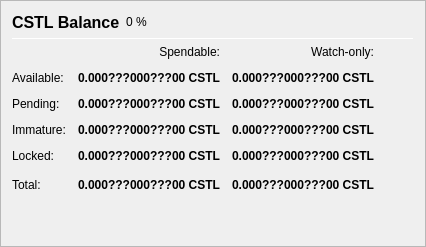
                   <widget class="QFrame" name="frame_Balances">
                    <property name="frameShape">
                     <enum>QFrame::StyledPanel</enum>
                    </property>
                    <property name="frameShadow">
                     <enum>QFrame::Raised</enum>
                    </property>
                    <layout class="QVBoxLayout" name="verticalLayout_4">
                     <item>
                      <layout class="QHBoxLayout" name="horizontalLayout_4">
                       <item>
                        <widget class="QLabel" name="label_5">
                         <property name="minimumSize">
                          <size>
                           <width>0</width>
                           <height>20</height>
                          </size>
                         </property>
                         <property name="font">
                          <font>
                           <pointsize>12</pointsize>
                           <weight>75</weight>
                           <bold>true</bold>
                          </font>
                         </property>
                         <property name="text">
                          <string>CSTL Balance</string>
                         </property>
                        </widget>
                       </item>
                       <item>
                        <widget class="QLabel" name="labelCSTLPercent">
                         <property name="text">
                          <string notr="true">0 %</string>
                         </property>
                        </widget>
                       </item>
                       <item>
                        <spacer name="horizontalSpacer_3">
                         <property name="orientation">
                          <enum>Qt::Horizontal</enum>
                         </property>
                         <property name="sizeHint" stdset="0">
                          <size>
                           <width>40</width>
                           <height>20</height>
                          </size>
                         </property>
                        </spacer>
                       </item>
                      </layout>
                     </item>
                     <item>
                      <widget class="Line" name="line_Balance">
                       <property name="minimumSize">
                        <size>
                         <width>0</width>
                         <height>1</height>
                        </size>
                       </property>
                       <property name="maximumSize">
                        <size>
                         <width>16777215</width>
                         <height>1</height>
                        </size>
                       </property>
                       <property name="orientation">
                        <enum>Qt::Horizontal</enum>
                       </property>
                      </widget>
                     </item>
                     <item>
                      <layout class="QGridLayout" name="gridLayout">
                       <property name="spacing">
                        <number>12</number>
                       </property>
                       <item row="0" column="1">
                        <widget class="QLabel" name="labelSpendable">
                         <property name="text">
                          <string>Spendable:</string>
                         </property>
                         <property name="alignment">
                          <set>Qt::AlignRight|Qt::AlignTrailing|Qt::AlignVCenter</set>
                         </property>
                        </widget>
                       </item>
                       <item row="0" column="2">
                        <widget class="QLabel" name="labelWatchonly">
                         <property name="text">
                          <string>Watch-only:</string>
                         </property>
                         <property name="alignment">
                          <set>Qt::AlignRight|Qt::AlignTrailing|Qt::AlignVCenter</set>
                         </property>
                        </widget>
                       </item>
                       <item row="1" column="0">
                        <widget class="QLabel" name="labelBalanceText">
                         <property name="text">
                          <string>Available:</string>
                         </property>
                        </widget>
                       </item>
                       <item row="1" column="1">
                        <widget class="QLabel" name="labelBalance">
                         <property name="font">
                          <font>
                           <weight>75</weight>
                           <bold>true</bold>
                          </font>
                         </property>
                         <property name="cursor">
                          <cursorShape>IBeamCursor</cursorShape>
                         </property>
                         <property name="toolTip">
                          <string>Your current spendable balance</string>
                         </property>
                         <property name="text">
                          <string notr="true">0.000???000???00 CSTL</string>
                         </property>
                         <property name="alignment">
                          <set>Qt::AlignRight|Qt::AlignTrailing|Qt::AlignVCenter</set>
                         </property>
                         <property name="textInteractionFlags">
                          <set>Qt::LinksAccessibleByMouse|Qt::TextSelectableByKeyboard|Qt::TextSelectableByMouse</set>
                         </property>
                        </widget>
                       </item>
                       <item row="1" column="2">
                        <widget class="QLabel" name="labelWatchAvailable">
                         <property name="font">
                          <font>
                           <weight>75</weight>
                           <bold>true</bold>
                          </font>
                         </property>
                         <property name="cursor">
                          <cursorShape>IBeamCursor</cursorShape>
                         </property>
                         <property name="toolTip">
                          <string>Your current balance in watch-only addresses</string>
                         </property>
                         <property name="text">
                          <string notr="true">0.000???000???00 CSTL</string>
                         </property>
                         <property name="alignment">
                          <set>Qt::AlignRight|Qt::AlignTrailing|Qt::AlignVCenter</set>
                         </property>
                         <property name="textInteractionFlags">
                          <set>Qt::LinksAccessibleByMouse|Qt::TextSelectableByKeyboard|Qt::TextSelectableByMouse</set>
                         </property>
                        </widget>
                       </item>
                       <item row="2" column="0">
                        <widget class="QLabel" name="labelPendingText">
                         <property name="text">
                          <string>Pending:</string>
                         </property>
                        </widget>
                       </item>
                       <item row="2" column="1">
                        <widget class="QLabel" name="labelUnconfirmed">
                         <property name="font">
                          <font>
                           <weight>75</weight>
                           <bold>true</bold>
                          </font>
                         </property>
                         <property name="cursor">
                          <cursorShape>IBeamCursor</cursorShape>
                         </property>
                         <property name="toolTip">
                          <string>Total of transactions that have yet to be confirmed, and do not yet count toward the spendable balance</string>
                         </property>
                         <property name="text">
                          <string notr="true">0.000???000???00 CSTL</string>
                         </property>
                         <property name="alignment">
                          <set>Qt::AlignRight|Qt::AlignTrailing|Qt::AlignVCenter</set>
                         </property>
                         <property name="textInteractionFlags">
                          <set>Qt::LinksAccessibleByMouse|Qt::TextSelectableByKeyboard|Qt::TextSelectableByMouse</set>
                         </property>
                        </widget>
                       </item>
                       <item row="2" column="2">
                        <widget class="QLabel" name="labelWatchPending">
                         <property name="font">
                          <font>
                           <weight>75</weight>
                           <bold>true</bold>
                          </font>
                         </property>
                         <property name="cursor">
                          <cursorShape>IBeamCursor</cursorShape>
                         </property>
                         <property name="toolTip">
                          <string>Unconfirmed transactions to watch-only addresses</string>
                         </property>
                         <property name="text">
                          <string notr="true">0.000???000???00 CSTL</string>
                         </property>
                         <property name="alignment">
                          <set>Qt::AlignRight|Qt::AlignTrailing|Qt::AlignVCenter</set>
                         </property>
                         <property name="textInteractionFlags">
                          <set>Qt::LinksAccessibleByMouse|Qt::TextSelectableByKeyboard|Qt::TextSelectableByMouse</set>
                         </property>
                        </widget>
                       </item>
                       <item row="3" column="0">
                        <widget class="QLabel" name="labelImmatureText">
                         <property name="text">
                          <string>Immature:</string>
                         </property>
                        </widget>
                       </item>
                       <item row="3" column="1">
                        <widget class="QLabel" name="labelImmature">
                         <property name="font">
                          <font>
                           <weight>75</weight>
                           <bold>true</bold>
                          </font>
                         </property>
                         <property name="cursor">
                          <cursorShape>IBeamCursor</cursorShape>
                         </property>
                         <property name="toolTip">
                          <string>Staked or masternode rewards that has not yet matured</string>
                         </property>
                         <property name="text">
                          <string notr="true">0.000???000???00 CSTL</string>
                         </property>
                         <property name="alignment">
                          <set>Qt::AlignRight|Qt::AlignTrailing|Qt::AlignVCenter</set>
                         </property>
                         <property name="textInteractionFlags">
                          <set>Qt::LinksAccessibleByMouse|Qt::TextSelectableByKeyboard|Qt::TextSelectableByMouse</set>
                         </property>
                        </widget>
                       </item>
                       <item row="3" column="2">
                        <widget class="QLabel" name="labelWatchImmature">
                         <property name="font">
                          <font>
                           <weight>75</weight>
                           <bold>true</bold>
                          </font>
                         </property>
                         <property name="cursor">
                          <cursorShape>IBeamCursor</cursorShape>
                         </property>
                         <property name="toolTip">
                          <string>Staked or masternode rewards in watch-only addresses that has not yet matured</string>
                         </property>
                         <property name="text">
                          <string notr="true">0.000???000???00 CSTL</string>
                         </property>
                         <property name="alignment">
                          <set>Qt::AlignRight|Qt::AlignTrailing|Qt::AlignVCenter</set>
                         </property>
                         <property name="textInteractionFlags">
                          <set>Qt::LinksAccessibleByMouse|Qt::TextSelectableByKeyboard|Qt::TextSelectableByMouse</set>
                         </property>
                        </widget>
                       </item>
                       <item row="4" column="0">
                        <widget class="QLabel" name="labelLockedBalanceText">
                         <property name="toolTip">
                          <string>Locked CSTL or Masternode collaterals. These are excluded from zCSTL minting.</string>
                         </property>
                         <property name="text">
                          <string>Locked:</string>
                         </property>
                        </widget>
                       </item>
                       <item row="4" column="1">
                        <widget class="QLabel" name="labelLockedBalance">
                         <property name="font">
                          <font>
                           <weight>75</weight>
                           <bold>true</bold>
                          </font>
                         </property>
                         <property name="cursor">
                          <cursorShape>IBeamCursor</cursorShape>
                         </property>
                         <property name="toolTip">
                          <string>Locked CSTL or Masternode collaterals. These are excluded from zCSTL minting.</string>
                         </property>
                         <property name="text">
                          <string notr="true">0.000???000???00 CSTL</string>
                         </property>
                         <property name="alignment">
                          <set>Qt::AlignRight|Qt::AlignTrailing|Qt::AlignVCenter</set>
                         </property>
                         <property name="textInteractionFlags">
                          <set>Qt::LinksAccessibleByMouse|Qt::TextSelectableByKeyboard|Qt::TextSelectableByMouse</set>
                         </property>
                        </widget>
                       </item>
                       <item row="4" column="2">
                        <widget class="QLabel" name="labelWatchLocked">
                         <property name="font">
                          <font>
                           <weight>75</weight>
                           <bold>true</bold>
                          </font>
                         </property>
                         <property name="cursor">
                          <cursorShape>IBeamCursor</cursorShape>
                         </property>
                         <property name="toolTip">
                          <string>Current locked balance in watch-only addresses</string>
                         </property>
                         <property name="text">
                          <string notr="true">0.000???000???00 CSTL</string>
                         </property>
                         <property name="alignment">
                          <set>Qt::AlignRight|Qt::AlignTrailing|Qt::AlignVCenter</set>
                         </property>
                         <property name="textInteractionFlags">
                          <set>Qt::LinksAccessibleByMouse|Qt::TextSelectableByKeyboard|Qt::TextSelectableByMouse</set>
                         </property>
                        </widget>
                       </item>
                       <item row="5" column="0">
                        <widget class="QLabel" name="labelTotalText">
                         <property name="toolTip">
                          <string>Your current CSTL balance, unconfirmed and immature transactions included</string>
                         </property>
                         <property name="text">
                          <string>Total:</string>
                         </property>
                        </widget>
                       </item>
                       <item row="5" column="1">
                        <widget class="QLabel" name="labelTotal">
                         <property name="font">
                          <font>
                           <weight>75</weight>
                           <bold>true</bold>
                          </font>
                         </property>
                         <property name="cursor">
                          <cursorShape>IBeamCursor</cursorShape>
                         </property>
                         <property name="toolTip">
                          <string>Your current CSTL balance, unconfirmed and immature transactions included</string>
                         </property>
                         <property name="text">
                          <string notr="true">0.000???000???00 CSTL</string>
                         </property>
                         <property name="alignment">
                          <set>Qt::AlignRight|Qt::AlignTrailing|Qt::AlignVCenter</set>
                         </property>
                         <property name="textInteractionFlags">
                          <set>Qt::LinksAccessibleByMouse|Qt::TextSelectableByKeyboard|Qt::TextSelectableByMouse</set>
                         </property>
                        </widget>
                       </item>
                       <item row="5" column="2">
                        <widget class="QLabel" name="labelWatchTotal">
                         <property name="font">
                          <font>
                           <weight>75</weight>
                           <bold>true</bold>
                          </font>
                         </property>
                         <property name="cursor">
                          <cursorShape>IBeamCursor</cursorShape>
                         </property>
                         <property name="toolTip">
                          <string>Current total balance in watch-only addresses</string>
                         </property>
                         <property name="text">
                          <string notr="true">0.000???000???00 CSTL</string>
                         </property>
                         <property name="alignment">
                          <set>Qt::AlignRight|Qt::AlignTrailing|Qt::AlignVCenter</set>
                         </property>
                         <property name="textInteractionFlags">
                          <set>Qt::LinksAccessibleByMouse|Qt::TextSelectableByKeyboard|Qt::TextSelectableByMouse</set>
                         </property>
                        </widget>
                       </item>
                       <item row="5" column="3">
                        <spacer name="horizontalSpacer_9">
                         <property name="orientation">
                          <enum>Qt::Horizontal</enum>
                         </property>
                         <property name="sizeHint" stdset="0">
                          <size>
                           <width>40</width>
                           <height>20</height>
                          </size>
                         </property>
                        </spacer>
                       </item>
                      </layout>
                     </item>
                     <item>
                      <spacer name="verticalSpacer_3">
                       <property name="orientation">
                        <enum>Qt::Vertical</enum>
                       </property>
                       <property name="sizeHint" stdset="0">
                        <size>
                         <width>20</width>
                         <height>40</height>
                        </size>
                       </property>
                      </spacer>
                     </item>
                    </layout>
                   </widget>
